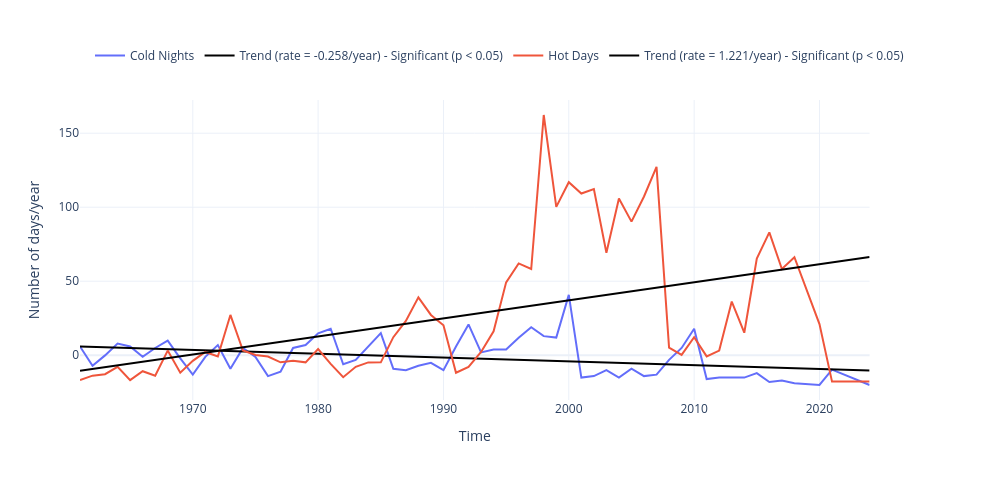

The notebook cell saved with this chart:
### Code cell
dict_plot = [{'data' : df_cold_anom*3.6525, 'var' : 'Perc_Anom', 'ax' : 1, 'label' : 'Cold Nights'},
             {'data' : df_hot_anom*3.6525, 'var' : 'Perc_Anom', 'ax' : 1, 'label' : 'Hot Days'}]
fig, TRENDS = plot_timeseries_interactive(dict_plot, trendline=True, figsize = (25, 12), return_trend = True, label_yaxes = 'Number of days/year')
fig.write_html(op.join(path_figs, 'F4_ST_hot_cold.html'), include_plotlyjs="cdn")

glue("trend_cold_decade", float(TRENDS[0]*10), display=False)
glue("trend_hot_decade", float(TRENDS[1]*10), display=False)
glue("trend_fig", fig_int_to_glue(fig), display=False)
